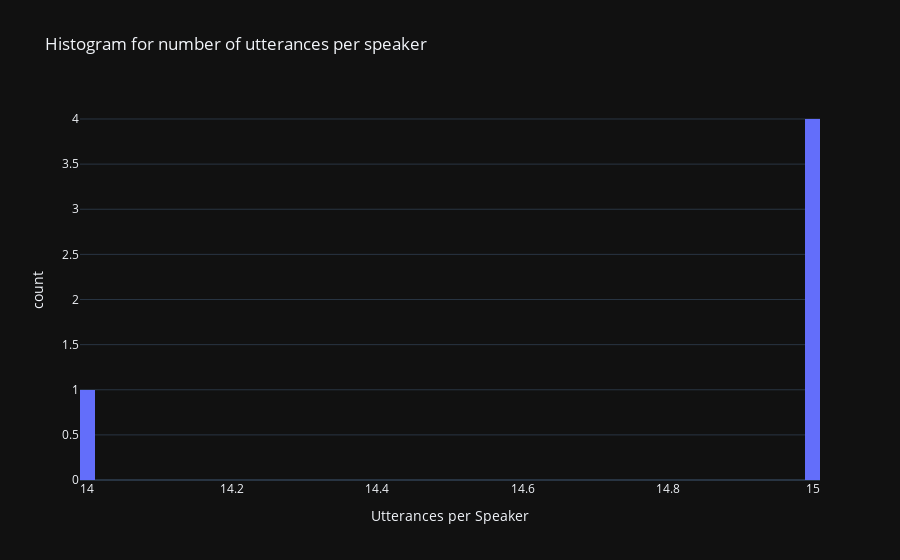

This figure's notebook cell:
### Markdown cell above
<span style="font-size: larger;"> What are the statistics for number of utterances per speaker?

### Code cell
speaker_counts = train_df['speaker'].value_counts()
# Convert to DataFrame
df_counts = speaker_counts.reset_index()

# Rename columns
df_counts.columns = ['speaker', 'num_utt_per_speaker']
fig = px.histogram(df_counts, x="num_utt_per_speaker", nbins=100, title='Histogram for number of utterances per speaker',
                   labels={'num_utt_per_speaker':'Utterances per Speaker'})
fig.show()

### Figure 1 — Plotly figure (JSON) as saved in the notebook; plotly's stock layout.template omitted (floating-point values rounded to 4 significant figures)
{"data": [{"alignmentgroup": "True", "bingroup": "x", "hovertemplate": "Utterances per Speaker=%{x}<br>count=%{y}<extra></extra>", "legendgroup": "", "marker": {"color": "#636efa", "pattern": {"shape": ""}}, "name": "", "nbinsx": 100, "offsetgroup": "", "orientation": "v", "showlegend": false, "x": [15, 15, 15, 15, 14], "xaxis": "x", "yaxis": "y", "type": "histogram"}], "layout": {"xaxis": {"anchor": "y", "domain": [0.0, 1.0], "title": {"text": "Utterances per Speaker"}}, "yaxis": {"anchor": "x", "domain": [0.0, 1.0], "title": {"text": "count"}}, "legend": {"tracegroupgap": 0}, "title": {"text": "Histogram for number of utterances per speaker"}, "barmode": "relative"}}
